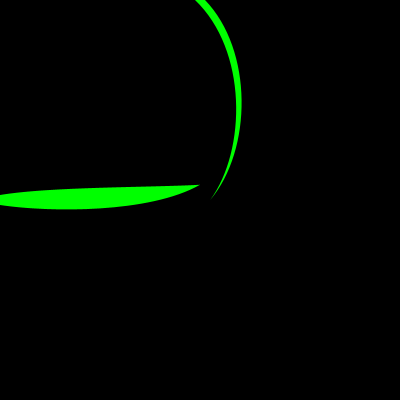
Frame 1 (no input)
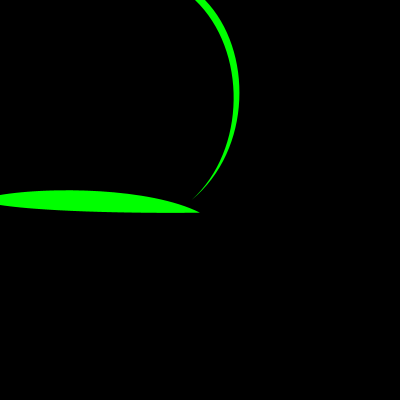
Frame 60 (the mouse pressed at the canvas centre just before this capture)
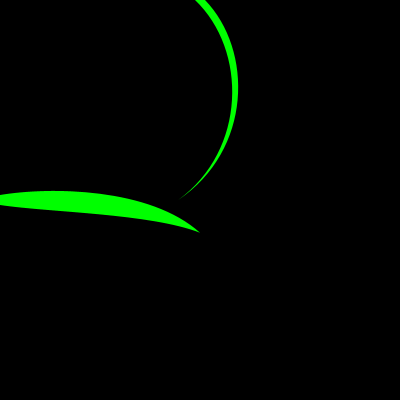
Frame 120 (the mouse held since frame 60 and released just before this capture)

The Processing sketch that drew these frames (run headless with seeded random() and noise(); from frame 60 on, the mouse is pressed at the canvas centre):

// Processing sketch: arbitrary_reed_example
// ── arbitrary_reed_example.pde
float n;

void setup() {
  size(400, 400);
  smooth();
}



void draw() {

  background(0);

  n=-.5+noise(frameCount*.05, frameCount*.05, frameCount*.05);



  drawFern(200, 0, 200, 200, 10, 
  .25, .25, .5, 0, n);

  drawFern(0, 200, 200, 200, 10, 
  -.05, .05, .75, 10, n);
}



void drawFern(float x, float y, float x1, float y1, float w, 
float curvature1, float curvature2, float sway, int joints, float n)
{
  float len=dist(x, y, x1, y1);
  drawFernT(x, y, x1, y1, len, w, 
  curvature1, curvature2, sway, joints, n);
}
void drawFernT(float x, float y, float x1, float y1, float len, float w, 
float curvature1, float curvature2, float sway, int joints, float n)
{


  float xx1=.75*x+.25*x1;
  float xx2=.25*x+.75*x1;
  float yy1=.75*y+.25*y1;
  float yy2=.25*y+.75*y1;
  float co=(y1-y)/dist(x, y, x1, y1), si=-(x1-x)/dist(x, y, x1, y1);

  float x11=x1+n*sway*len*co;
  float y11=y1+n*sway*len*si;
  if (curvature2>curvature1) {
    float ct=curvature2;
    curvature2=curvature1;
    curvature1=ct;
  }
  float c1=curvature1*len;
  float c2=curvature2*len;


  noStroke();
  fill(0, 255, 0);
  beginShape();

  vertex(x+co*w/2, y+si*w/2);
  bezierVertex(
  xx1+co*(c1+w/3), yy1+si*(c1+w/3), 
  xx2+co*(c1+w/4), yy2+si*(c1+w/4), 
  x11, y11);
  bezierVertex(
  xx2+co*(c2-w/3), yy2+si*(c2-w/3), 
  xx1+co*(c2-w/4), yy1+si*(c2-w/4), 
  x-co*w/2, y-si*w/2);
  endShape(CLOSE);
}
